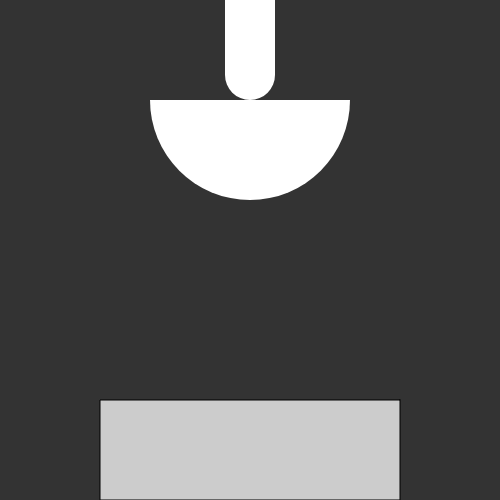
Frame 1 (no input)
Frame 60 (no input): identical to frame 1, image omitted
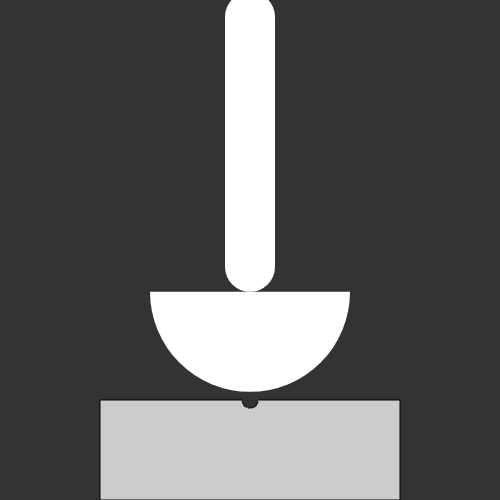
Frame 120 (the mouse pressed at the canvas centre since frame 60)

The p5.js sketch that drew these frames (run headless with seeded random() and noise() and a simulated clock; from frame 60 on, the mouse is pressed at the canvas centre):

// p5.js sketch
// ── sketch.js
var ground;
var grab;

function setup() {
  createCanvas(500,500);
  colorMode(HSB);
  ground=new Ground(100,400,300,100);
  grab=new Grab(250,100,100,300,100);
}

function draw() {
  background(0,0,20);
  ground.run(mouseY/height);
  ground.show();
  grab.run();
  grab.show();
}

function mousePressed(){
  ground.grab();
  grab.grab();
}

function Ground(x,y,w,h){
  var grabbed=0;
  var n=50;
  var aStep=PI/n;
  var rough=h*0.2;
  var r=grabbed*h*0.9;
  var verts=[];
  for(var i=0; i<n+1; i++){
    verts.push({x:cos(PI-i*aStep)*r, y:sin(PI-i*aStep)*r});
  }

  this.grab=function(){
    if(grabbed<1){
      grabbed+=0.1;
    }
    r=grabbed*h*0.9;
    for(var i=0; i<n+1; i++){
      var nr=noise(i*aStep*10+frameCount)-0.5;
      verts[i].x=cos(PI-i*aStep)*(r*0.9+nr*r*0.2);
      verts[i].y=sin(PI-i*aStep)*(r*0.9+nr*r*0.2);
    }
  };

  this.run=function(){
    // grabbed=rel;
    // r=grabbed*h*0.9;
  };

  this.show=function(){
    push();
    translate(x,y);
    fill(0,0,80);
    beginShape();
    vertex(w,0);
    vertex(w,h);
    vertex(0,h);
    vertex(0,0);
    for(var i=0; i<n+1; i++){
      vertex(w/2+verts[i].x, verts[i].y);
      // vertex(w/2+cos(PI-i*aStep)*r, sin(PI-i*aStep)*r);
    }
    endShape(CLOSE);
    pop();
  };
}

function Grab(x,y,s,vDisp,vDispPlus){
  var open=1;
  var down=0;
  var disp=vDisp;
  var nowPos=0;
  var aG=0;
  var aGRot=PI/100;
  var grabbing=false;
  var grabDrive=0;
  var posDrive=0;

  this.grab=function(){
    grabbing=true;
  };

  this.run=function(){
    posDrive=(-cos(aG)*0.5+0.5);
    nowPos=posDrive*vDisp;
    if(grabbing){
      // nowPos=(-cos(aG)*0.5+1)*vDisp;
      if(aG<TWO_PI){
        aG+=aGRot;
      } else {
        aG=0;
        grabbing=false;
      }
    }
    grabDrive=constrain(posDrive-0.75,0,1)/0.25;
    // console.log(nf(grabDrive,1,2));
  };

  this.show=function(){
    push();
    translate(x,y);
    noStroke();
    fill(0,0,100);
    rectMode(CORNER);
    rect(-s/4,-vDisp+nowPos,s/2,vDisp,s/2);
    translate(0,nowPos);
    rotate(-PI*0.3*grabDrive);
    // rect(0,0,s,s);
    arc(0,0,s*2,s*2,0,PI/2);
    rotate(2*PI*0.3*grabDrive);
    // rect(0,0,-s,s);
    arc(0,0,s*2,s*2,PI/2,PI);
    pop();
  }
}
